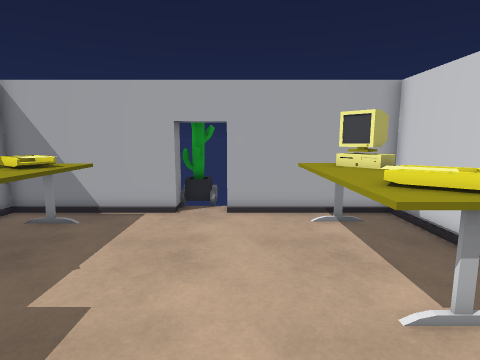
View 1 (above)

16 first-person views from a walk through a scene from a Unity 3-D project. The camera is 1.4 m above the floor, tilts 8° down and sees 80° across. The floor is counted in squares, 0.5 m on a side. Each view is taken from the middle of a square. On the plan, view 1 faces up. The plan holds only what a view shows up to about 20 squares ahead; the rest is blank. Door leaves are left out, so doorways stand open.

View 2
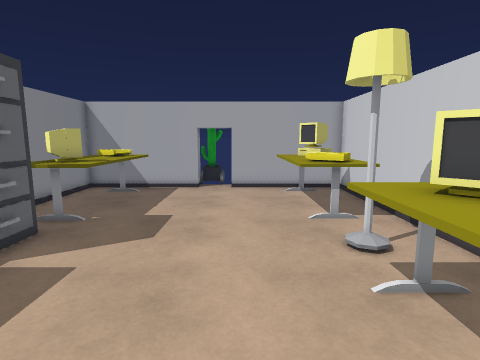

View 3
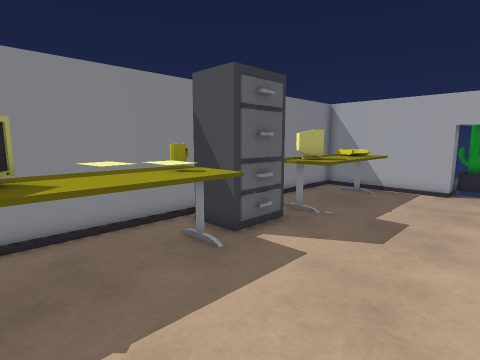

View 4
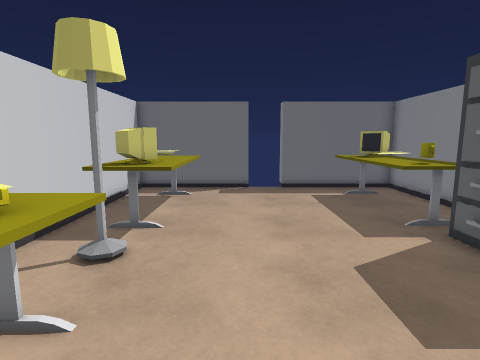

View 5
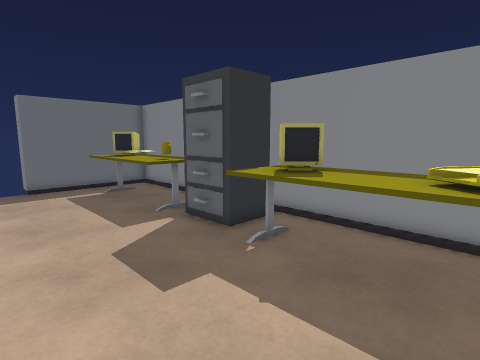

View 6
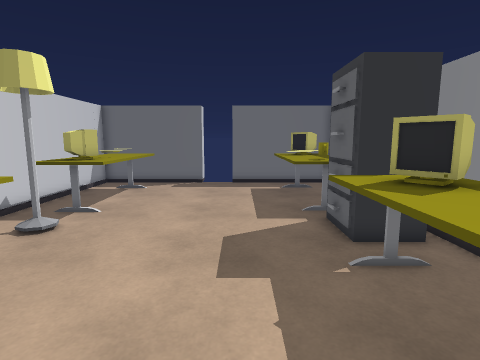

View 7
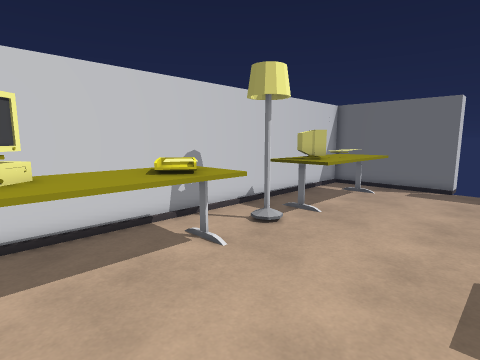

View 8
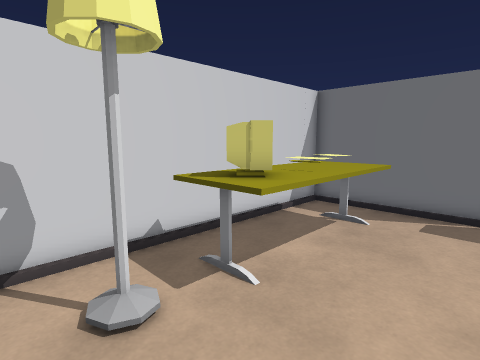

View 9
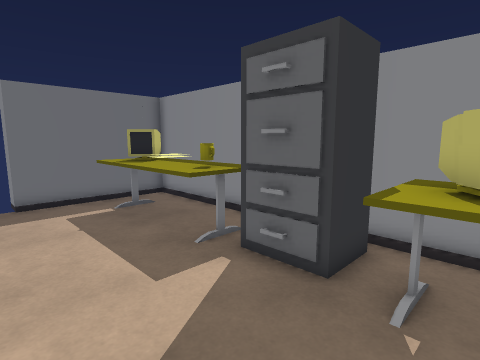

View 10
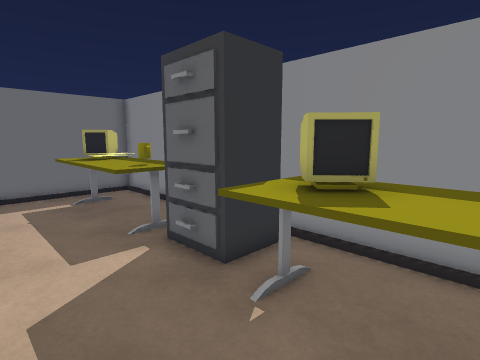

View 11
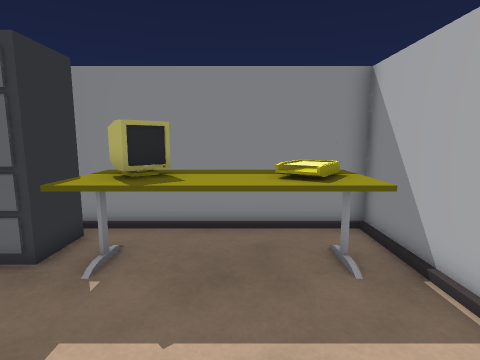

View 12
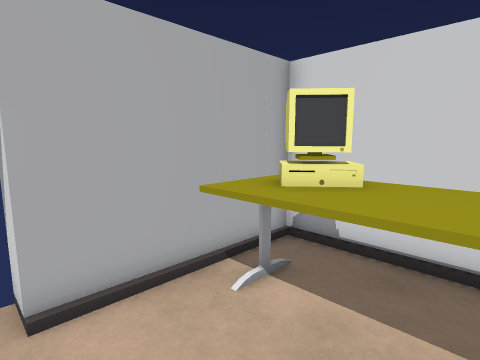

View 13
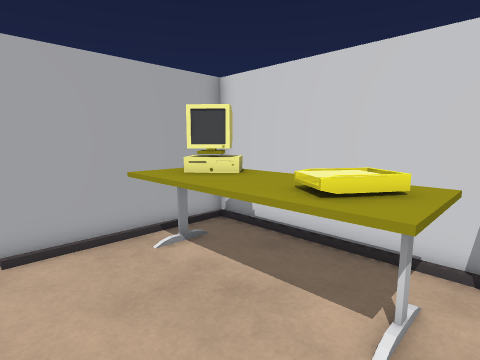

View 14
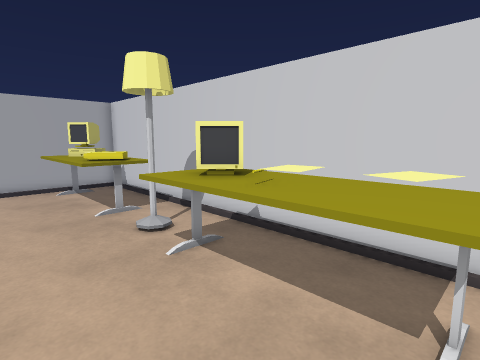

View 15
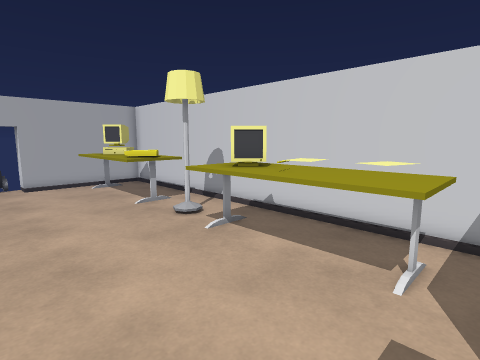

View 16
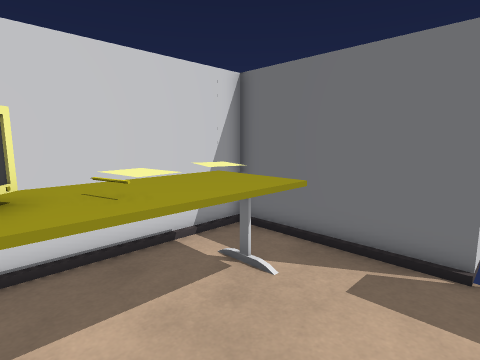

### Floor plan
Key: @ floor where view 1 was taken; # wall or solid block; . floor; D closed door; M monitor; O other object.
Columns run from 9 left of view 1 to 6 right of it. Each row starts with its distance up from view 1.
 11 ################
 10 # OOO......OOO #
  9 # OOO......OMM #
  8 #OOOO......OOMO#
  7 #OOOO......OOOO#
  6 #OOOO......OOOO#
  5 #OMMO......OOOO#
  4 #OMMO......OOOO#
  3 #.OOO..........#
  2 #OOO...........#
  1 #  O........O..#
  0 #OOO.....@.....#
 -1 #OOOO......OMMO#
 -2 #OOOO......OMMO#
 -3 #OOOO......OOOO#
 -4 #OOOO......OOOO#
 -5 #OMOO......OOOO#
 -6 # MMO......OOOO#
 -7 # OOO......OOOO#
 -8 #..............#
 -9 #######DD#######

Positions as (right, up) in squares from view 1, and headings:
1: (0, 0), facing up
2: (0, -6), facing up
3: (0, -6), facing up-left
4: (0, 8), facing down
5: (0, 9), facing down-left
6: (-3, 10), facing down
7: (-3, 9), facing down-right
8: (-1, 3), facing down-right
9: (-1, 5), facing down-left
10: (-2, 7), facing down-left
11: (0, 7), facing left
12: (-1, 6), facing up-right
13: (-1, 3), facing up-right
14: (-1, -7), facing up-right
15: (-3, -8), facing up-right
16: (-1, -2), facing down-right
